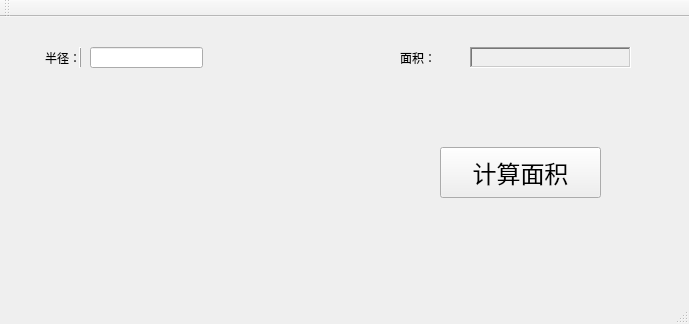
<?xml version="1.0" encoding="UTF-8"?>
<ui version="4.0">
 <class>MainWindow</class>
 <widget class="QMainWindow" name="MainWindow">
  <property name="geometry">
   <rect>
    <x>0</x>
    <y>0</y>
    <width>689</width>
    <height>324</height>
   </rect>
  </property>
  <property name="windowTitle">
   <string>MainWindow</string>
  </property>
  <widget class="QWidget" name="centralWidget">
   <widget class="QLabel" name="radius">
    <property name="geometry">
     <rect>
      <x>40</x>
      <y>30</y>
      <width>81</width>
      <height>21</height>
     </rect>
    </property>
    <property name="frameShape">
     <enum>QFrame::VLine</enum>
    </property>
    <property name="frameShadow">
     <enum>QFrame::Raised</enum>
    </property>
    <property name="text">
     <string>半径：</string>
    </property>
   </widget>
   <widget class="QPushButton" name="pushButton">
    <property name="geometry">
     <rect>
      <x>440</x>
      <y>130</y>
      <width>161</width>
      <height>51</height>
     </rect>
    </property>
    <property name="font">
     <font>
      <family>楷体</family>
      <pointsize>18</pointsize>
     </font>
    </property>
    <property name="text">
     <string>计算面积</string>
    </property>
    <property name="iconSize">
     <size>
      <width>34</width>
      <height>34</height>
     </size>
    </property>
   </widget>
   <widget class="QLineEdit" name="radiusLineEdit">
    <property name="geometry">
     <rect>
      <x>90</x>
      <y>30</y>
      <width>113</width>
      <height>21</height>
     </rect>
    </property>
   </widget>
   <widget class="QLabel" name="label">
    <property name="geometry">
     <rect>
      <x>400</x>
      <y>30</y>
      <width>61</width>
      <height>21</height>
     </rect>
    </property>
    <property name="frameShape">
     <enum>QFrame::NoFrame</enum>
    </property>
    <property name="frameShadow">
     <enum>QFrame::Sunken</enum>
    </property>
    <property name="text">
     <string>面积：</string>
    </property>
   </widget>
   <widget class="QLabel" name="AreaText">
    <property name="geometry">
     <rect>
      <x>470</x>
      <y>30</y>
      <width>161</width>
      <height>21</height>
     </rect>
    </property>
    <property name="frameShape">
     <enum>QFrame::WinPanel</enum>
    </property>
    <property name="frameShadow">
     <enum>QFrame::Sunken</enum>
    </property>
    <property name="text">
     <string/>
    </property>
   </widget>
  </widget>
  <widget class="QMenuBar" name="menuBar">
   <property name="geometry">
    <rect>
     <x>0</x>
     <y>0</y>
     <width>689</width>
     <height>26</height>
    </rect>
   </property>
  </widget>
  <widget class="QToolBar" name="mainToolBar">
   <attribute name="toolBarArea">
    <enum>TopToolBarArea</enum>
   </attribute>
   <attribute name="toolBarBreak">
    <bool>false</bool>
   </attribute>
  </widget>
  <widget class="QStatusBar" name="statusBar"/>
 </widget>
 <layoutdefault spacing="6" margin="11"/>
 <resources/>
 <connections/>
</ui>
